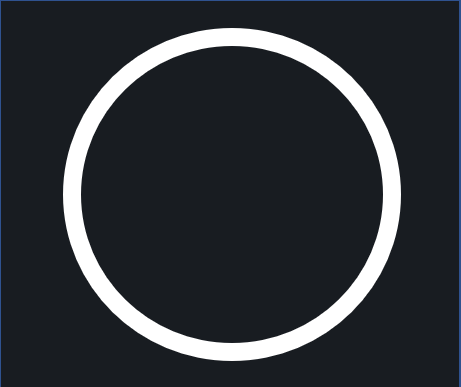
#> input picture AnnotationAssistant/images/Circle.PNG, 461 x 387 px, given in place of origin.jpg, which was not available
$ python TestHomography.py
#> lines starting #> are read from the running program, lines starting #| are printed output that depends on the picture; pictures that were not available may be replaced by others from this repository, and a replacement may not be noted
#> further down, imReference is the input picture: shape (387, 461, 3); mean B, G, R 56.3, 51.3, 47.4
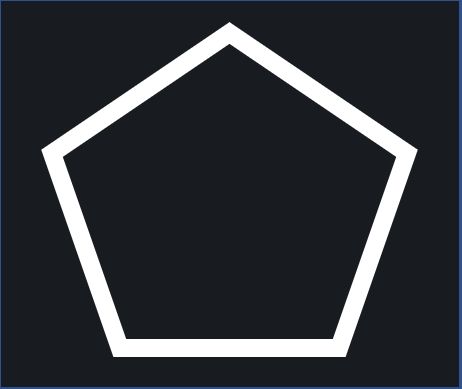
#> input picture AnnotationAssistant/images/Polygon.PNG, 462 x 389 px, given in place of homography.jpg, which was not available
#> further down, im is the input picture: shape (389, 462, 3); mean B, G, R 58.4, 53, 48.9
from __future__ import print_function
import cv2
import numpy as np
# import SimpleITK as sitk
import os

MAX_FEATURES = 5000
GOOD_MATCH_PERCENT = 0.2


# [49 lines left out: function align2, not called in this run]

def alignImages(im1, im2):
    # Convert images to grayscale
    im1Gray = cv2.cvtColor(im1, cv2.COLOR_BGR2GRAY)
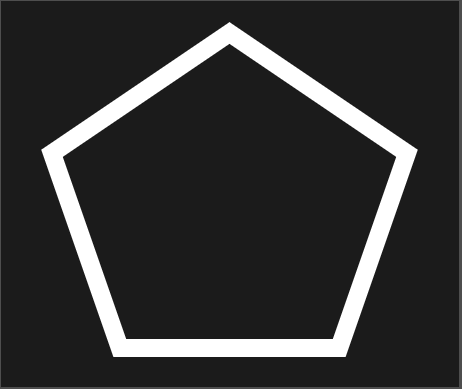
#> im1Gray: shape (389, 462); min 27, max 255, mean 52.1
    im2Gray = cv2.cvtColor(im2, cv2.COLOR_BGR2GRAY)

    # Detect ORB features and compute descriptors.
    orb = cv2.ORB_create(MAX_FEATURES)
    keypoints1, descriptors1 = orb.detectAndCompute(im1Gray, None)
#> keypoints1 = 35 keypoints; strongest (x, y, size): (127, 338, 31), (331, 338, 31), (395, 157, 31), (63, 157, 31)
    keypoints2, descriptors2 = orb.detectAndCompute(im2Gray, None)
#> keypoints2 = 38 keypoints; strongest (x, y, size): (373, 149, 77.1), (373, 239, 77.1), (71, 145, 64.3), (71, 243, 64.3)

    # Match features.
    matcher = cv2.DescriptorMatcher_create(cv2.DESCRIPTOR_MATCHER_BRUTEFORCE_HAMMING)
    matcher = cv2.BFMatcher(cv2.NORM_HAMMING, crossCheck=True)
    matches = list(matcher.match(descriptors1, descriptors2, None))
#> matches = 7 matches


    # Sort matches by score
    matches.sort(key=lambda x: x.distance, reverse=False)

    # Remove not so good matches
    numGoodMatches = int(len(matches) * GOOD_MATCH_PERCENT)
#> numGoodMatches = 1
    matches = matches[:numGoodMatches]
#> matches = 1 matches

    # Draw top matches
    imMatches = cv2.drawMatches(im1, keypoints1, im2, keypoints2, matches, None)
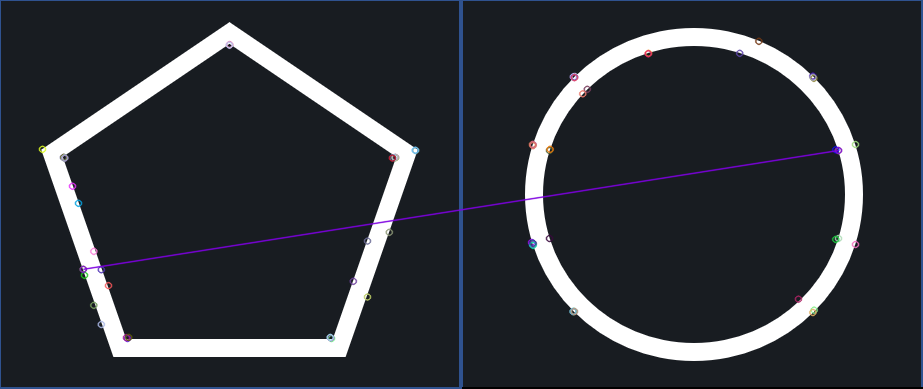
#> imMatches: shape (389, 923, 3); mean B, G, R 57.7, 51.8, 48.3
    cv2.imwrite("matches.jpg", imMatches)

    # Extract location of good matches
    points1 = np.zeros((len(matches), 2), dtype=np.float32)
#> points1 = [[0, 0]]
    points2 = np.zeros((len(matches), 2), dtype=np.float32)
#> points2 = [[0, 0]]

    for i, match in enumerate(matches):
        points1[i, :] = keypoints1[match.queryIdx].pt
        points2[i, :] = keypoints2[match.trainIdx].pt
#> this loop made 1 pass
#> after the loop, points1 = [[82.8, 268.8]]; points2 = [[376, 150]]

    # Find homography
    ransac_reproj_threshold = 2
    h, mask = cv2.estimateAffine2D(points1, points2, ransacReprojThreshold=ransac_reproj_threshold)
#> mask = [0]
#> (the run stopped early here; a loop or call above may not have finished)
